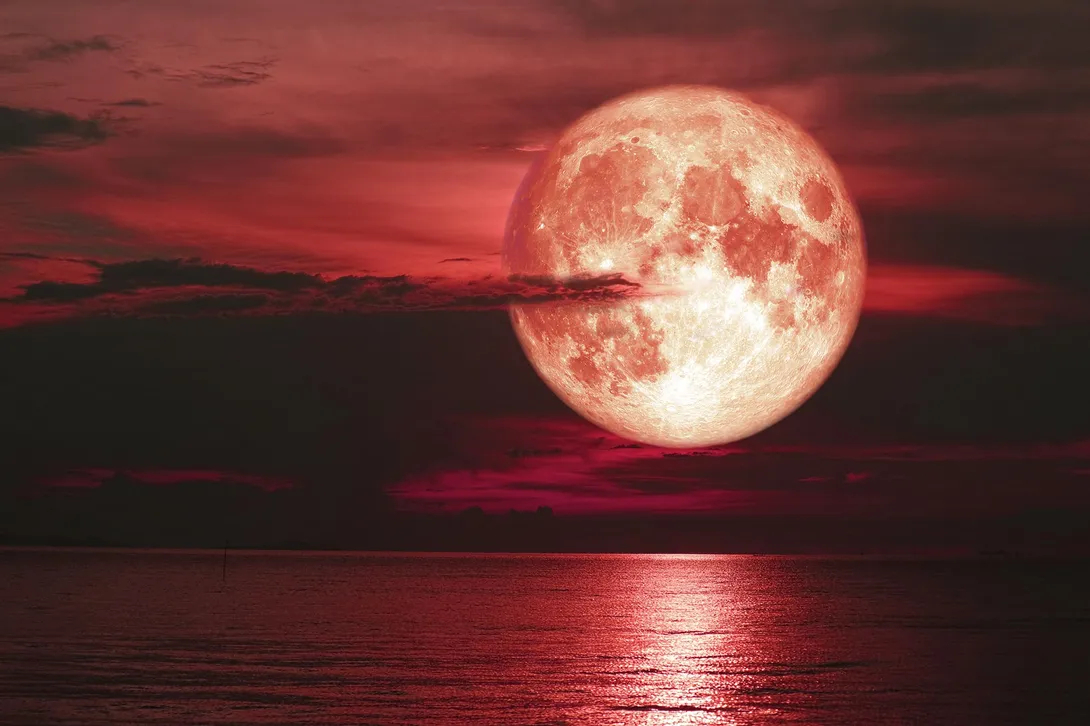
#> input picture Reference/test/Moon.jpg, 1090 x 726 px
$ python sepia.py
#> lines starting #> are read from the running program, lines starting #| are printed output that depends on the picture
#> the answer given: Moon.jpg
#> further down, image is the input picture: shape (726, 1090, 3); mean B, G, R 50.6, 54.5, 102.6
# Author: Filipe Chagas
# Email: filipe.ferraz0@gmail.com
# Github profile: github.com/FilipeChagasDev
# Description: Applies the "sepia" effect to an image using OpenCV and Numpy

import numpy as np
import cv2

def sepia(src_image):
    gray = cv2.cvtColor(src_image, cv2.COLOR_BGR2GRAY)
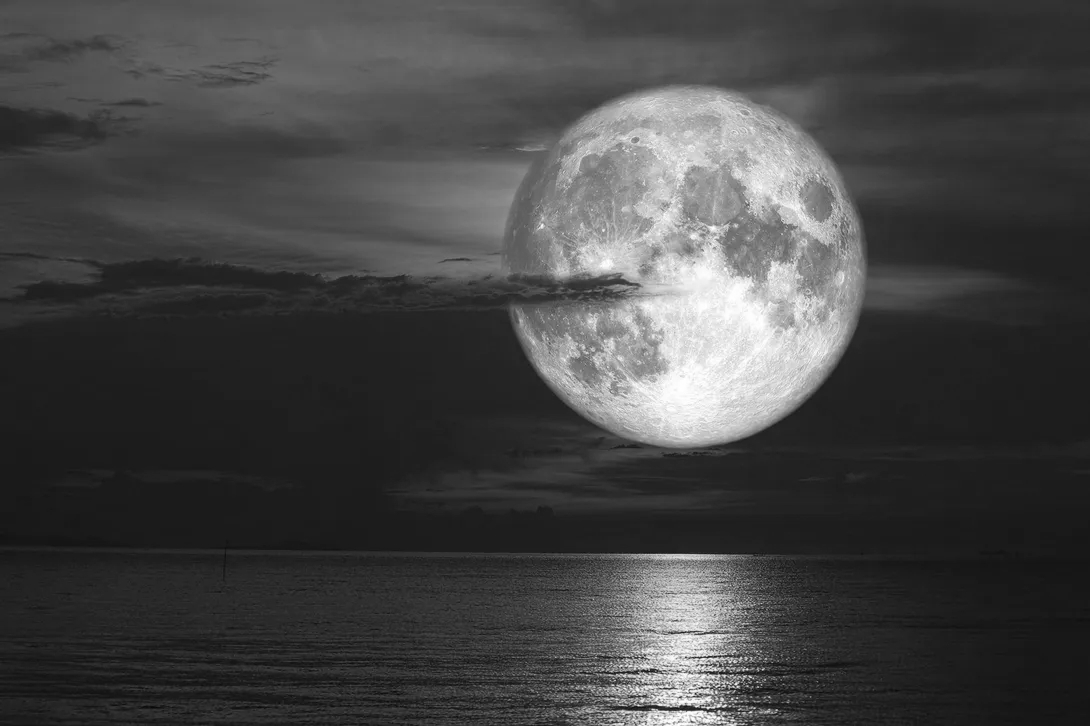
#> gray: shape (726, 1090); min 8, max 255, mean 68.5
    normalized_gray = np.array(gray, np.float32)/255
    #solid color
    sepia = np.ones(src_image.shape)
    sepia[:,:,0] *= 153 #B
    sepia[:,:,1] *= 204 #G
    sepia[:,:,2] *= 255 #R
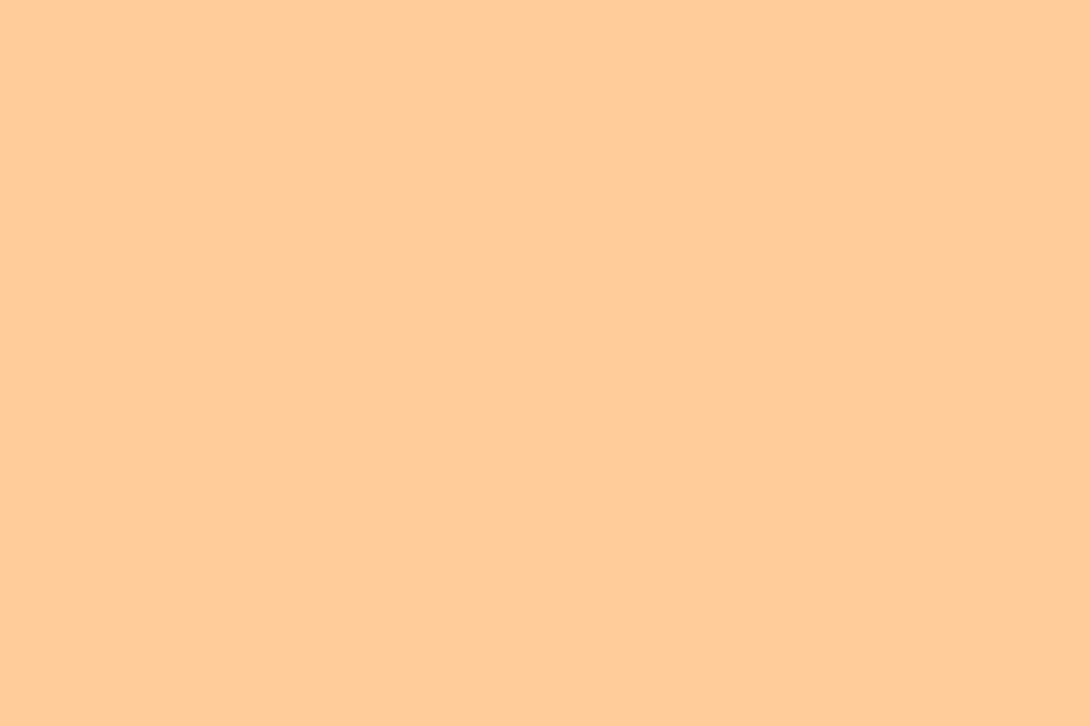
#> sepia: shape (726, 1090, 3) float64; mean of channels 0, 1, 2 153, 204, 255; drawn as B, G, R
    #hadamard
    sepia[:,:,0] *= normalized_gray #B
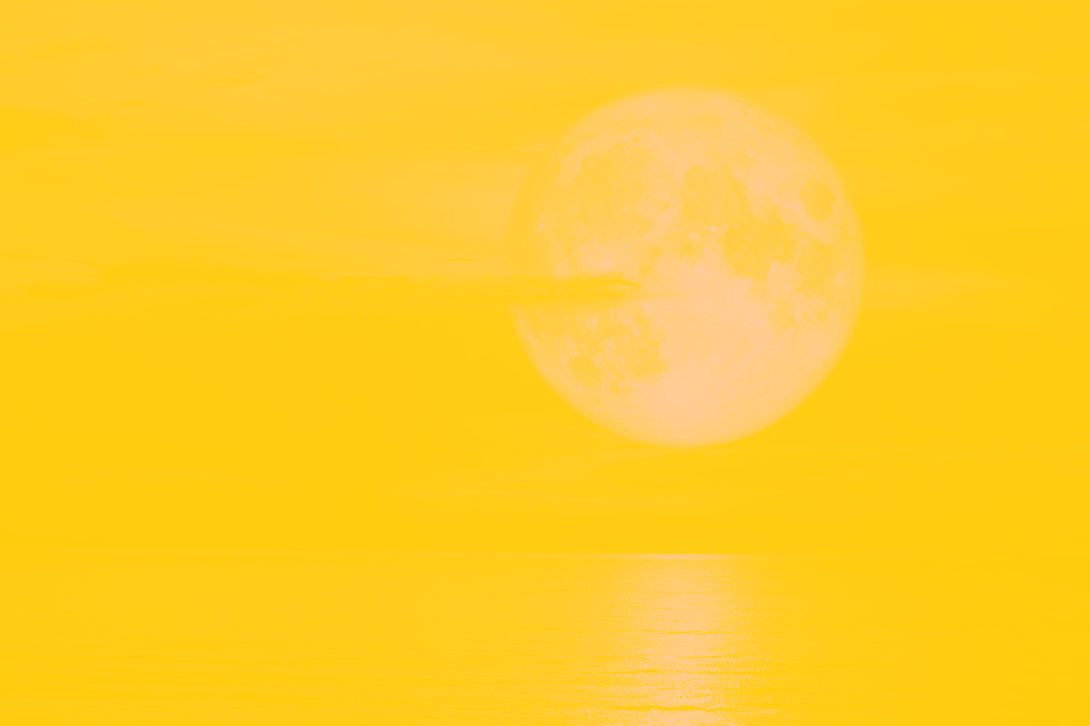
#> sepia: shape (726, 1090, 3) float64; mean of channels 0, 1, 2 41.1, 204, 255; drawn as B, G, R
    sepia[:,:,1] *= normalized_gray #G
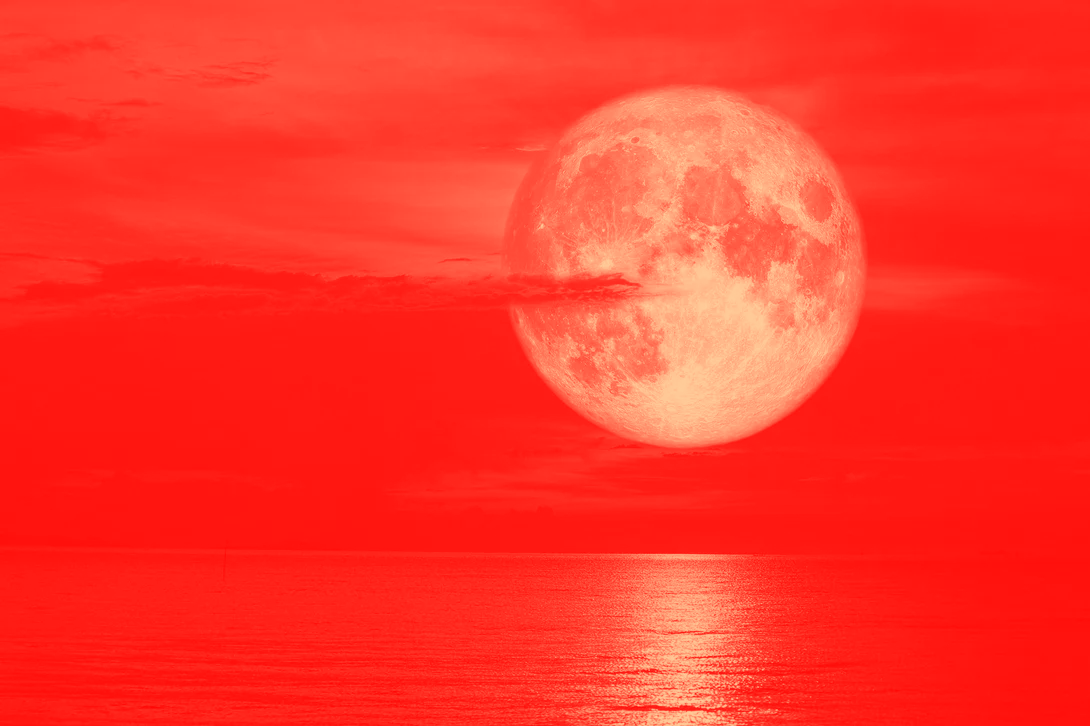
#> sepia: shape (726, 1090, 3) float64; mean of channels 0, 1, 2 41.1, 54.8, 255; drawn as B, G, R
    sepia[:,:,2] *= normalized_gray #R
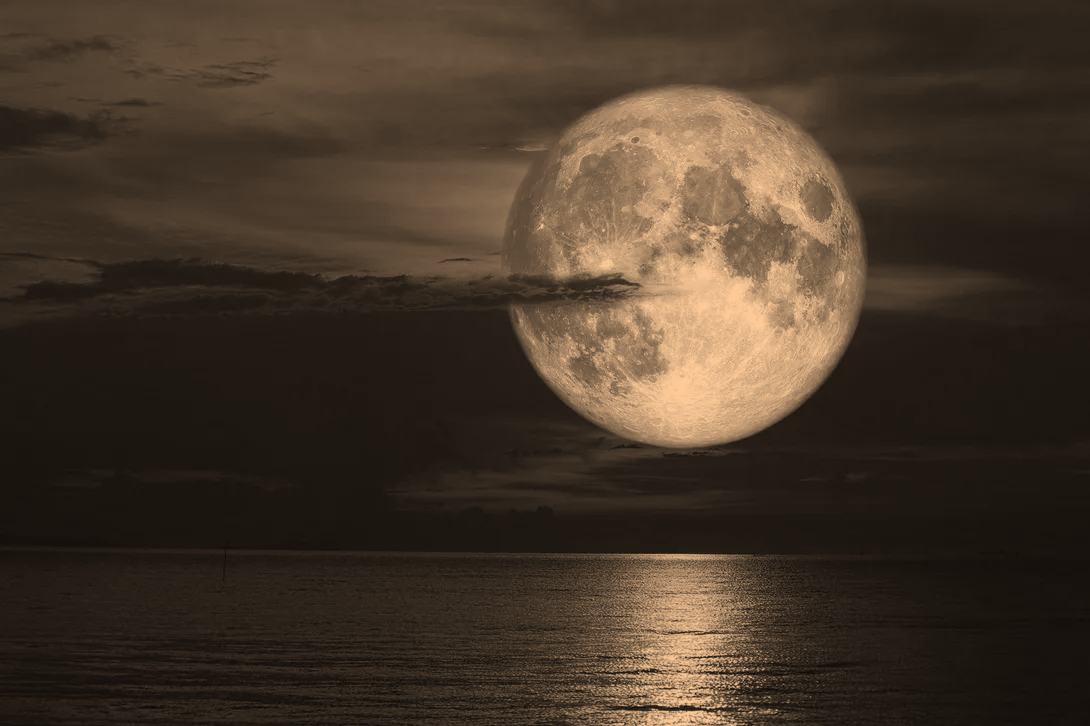
#> sepia: shape (726, 1090, 3) float64; mean of channels 0, 1, 2 41.1, 54.8, 68.5; drawn as B, G, R
    return np.array(sepia, np.uint8)

image = cv2.imread(raw_input('source filename: '))
image2 = sepia(image)
cv2.imshow('', image2)
cv2.waitKey()
